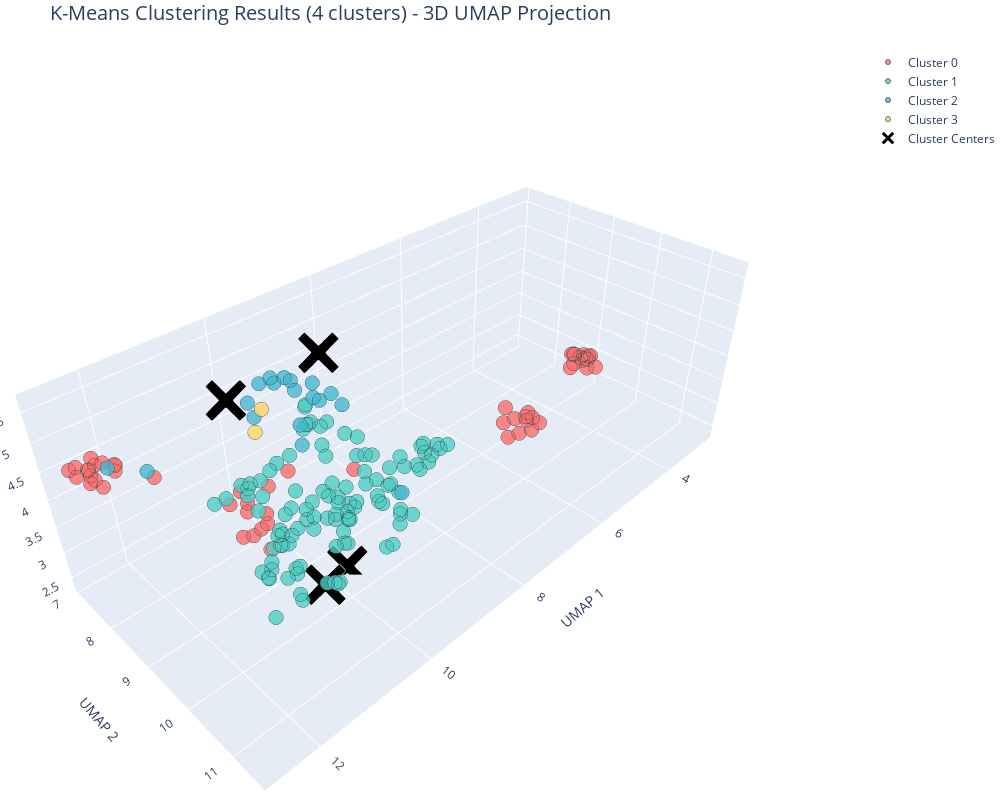

Notebook code for this chart:
### Code cell
def perform_kmeans_clustering_with_umap(X, n_clusters=4, n_neighbors=15, min_dist=0.1):
    """
    Perform K-Means clustering with UMAP 3D visualization.
    
    This function:
    1. Applies K-Means clustering to the feature space
    2. Reduces dimensionality to 3D using UMAP
    3. Creates interactive 3D visualization with Plotly
    4. Analyzes cluster statistics and quality
    """
    print(f"🔬 Performing K-Means clustering with {n_clusters} clusters...")
    
    # Apply K-Means clustering
    kmeans = KMeans(n_clusters=n_clusters, random_state=42, n_init=10)
    cluster_labels = kmeans.fit_predict(X)
    
    print("   ✅ K-Means clustering completed")
    
    # Calculate cluster statistics
    print("\n📊 Cluster Statistics:")
    unique_labels, counts = np.unique(cluster_labels, return_counts=True)
    for label, count in zip(unique_labels, counts):
        percentage = (count / len(cluster_labels)) * 100
        print(f"   Cluster {label}: {count} samples ({percentage:.1f}%)")
    
    # Apply UMAP for 3D visualization
    print(f"\n🎨 Applying UMAP for 3D visualization...")
    print(f"   Parameters: n_neighbors={n_neighbors}, min_dist={min_dist}")
    
    umap_3d = umap.UMAP(
        n_components=3,
        n_neighbors=n_neighbors,
        min_dist=min_dist,
        random_state=42,
        n_epochs=200
    )
    
    umap_features = umap_3d.fit_transform(X)
    print("   ✅ UMAP transformation completed")
    
    # Create interactive 3D scatter plot
    fig = go.Figure()
    
    # Define colors for clusters
    colors = ['#FF6B6B', '#4ECDC4', '#45B7D1', '#FED766', '#6C5CE7', '#A8E6CF', '#FD79A8', '#FDCB6E']
    
    # Add scatter plot for each cluster
    for i in range(n_clusters):
        cluster_mask = cluster_labels == i
        
        fig.add_trace(go.Scatter3d(
            x=umap_features[cluster_mask, 0],
            y=umap_features[cluster_mask, 1],
            z=umap_features[cluster_mask, 2],
            mode='markers',
            name=f'Cluster {i}',
            marker=dict(
                size=5,
                color=colors[i % len(colors)],
                opacity=0.8,
                line=dict(width=1, color='DarkSlateGrey')
            ),
            text=[f'Sample {idx}<br>Cluster {i}' for idx in np.where(cluster_mask)[0]],
            hovertemplate='%{text}<br>UMAP1: %{x:.2f}<br>UMAP2: %{y:.2f}<br>UMAP3: %{z:.2f}<extra></extra>'
        ))
    
    # Add cluster centers (projected to UMAP space)
    cluster_centers_umap = umap_3d.transform(kmeans.cluster_centers_)
    
    fig.add_trace(go.Scatter3d(
        x=cluster_centers_umap[:, 0],
        y=cluster_centers_umap[:, 1],
        z=cluster_centers_umap[:, 2],
        mode='markers',
        name='Cluster Centers',
        marker=dict(
            size=15,
            color='black',
            symbol='x',
            line=dict(width=3, color='white')
        ),
        text=[f'Center {i}' for i in range(n_clusters)],
        hovertemplate='%{text}<br>UMAP1: %{x:.2f}<br>UMAP2: %{y:.2f}<br>UMAP3: %{z:.2f}<extra></extra>'
    ))
    
    # Update layout
    fig.update_layout(
        title=dict(
            text=f'K-Means Clustering Results ({n_clusters} clusters) - 3D UMAP Projection',
            font=dict(size=20)
        ),
        scene=dict(
            xaxis_title='UMAP 1',
            yaxis_title='UMAP 2',
            zaxis_title='UMAP 3',
            camera=dict(
                eye=dict(x=1.5, y=1.5, z=1.5)
            )
        ),
        margin=dict(l=0, r=0, b=0, t=40),
        width=1000,
        height=800,
        showlegend=True,
        legend=dict(
            orientation="v",
            yanchor="top",
            y=0.99,
            xanchor="left",
            x=1.02
        )
    )
    
    # Show the plot
    fig.show()
    
    # Calculate silhouette score
    from sklearn.metrics import silhouette_score
    silhouette_avg = silhouette_score(X, cluster_labels)
    print(f"\n📈 Clustering Quality Metrics:")
    print(f"   Average Silhouette Score: {silhouette_avg:.3f}")
    print(f"   Inertia: {kmeans.inertia_:.2f}")
    
    # Return results
    results = {
        'cluster_labels': cluster_labels,
        'cluster_centers': kmeans.cluster_centers_,
        'umap_features': umap_features,
        'cluster_centers_umap': cluster_centers_umap,
        'silhouette_score': silhouette_avg,
        'inertia': kmeans.inertia_,
        'model': kmeans
    }
    
    return results

# Perform K-Means clustering with UMAP
print("\n=== K-MEANS CLUSTERING WITH UMAP ===")
kmeans_results = perform_kmeans_clustering_with_umap(X_preprocessed, n_clusters=4)

### Figure 1 — Plotly figure (JSON) as saved in the notebook; plotly's stock layout.template omitted (floating-point values rounded to 4 significant figures)
{"data": [{"hovertemplate": "%{text}<br>UMAP1: %{x:.2f}<br>UMAP2: %{y:.2f}<br>UMAP3: %{z:.2f}<extra></extra>", "marker": {"color": "#FF6B6B", "line": {"color": "DarkSlateGrey", "width": 1}, "opacity": 0.8, "size": 5}, "mode": "markers", "name": "Cluster 0", "text": ["Sample 1<br>Cluster 0", "Sample 7<br>Cluster 0", "Sample 12<br>Cluster 0", "Sample 14<br>Cluster 0", "Sample 16<br>Cluster 0", "Sample 21<br>Cluster 0", "Sample 22<br>Cluster 0", "Sample 23<br>Cluster 0", "Sample 31<br>Cluster 0", "Sample 37<br>Cluster 0", "Sample 40<br>Cluster 0", "Sample 42<br>Cluster 0", "Sample 43<br>Cluster 0", "Sample 45<br>Cluster 0", "Sample 52<br>Cluster 0", "Sample 54<br>Cluster 0", "Sample 55<br>Cluster 0", "Sample 58<br>Cluster 0", "Sample 59<br>Cluster 0", "Sample 66<br>Cluster 0", "Sample 67<br>Cluster 0", "Sample 72<br>Cluster 0", "Sample 73<br>Cluster 0", "Sample 74<br>Cluster 0", "Sample 75<br>Cluster 0", "Sample 77<br>Cluster 0", "Sample 89<br>Cluster 0", "Sample 95<br>Cluster 0", "Sample 96<br>Cluster 0", "Sample 99<br>Cluster 0", "Sample 100<br>Cluster 0", "Sample 103<br>Cluster 0", "Sample 104<br>Cluster 0", "Sample 105<br>Cluster 0", "Sample 106<br>Cluster 0", "Sample 107<br>Cluster 0", "Sample 109<br>Cluster 0", "Sample 111<br>Cluster 0", "Sample 112<br>Cluster 0", "Sample 118<br>Cluster 0", "Sample 127<br>Cluster 0", "Sample 132<br>Cluster 0", "Sample 133<br>Cluster 0", "Sample 135<br>Cluster 0", "Sample 140<br>Cluster 0", "Sample 142<br>Cluster 0", "Sample 148<br>Cluster 0", "Sample 152<br>Cluster 0", "Sample 153<br>Cluster 0", "Sample 162<br>Cluster 0", "Sample 165<br>Cluster 0", "Sample 170<br>Cluster 0", "Sample 173<br>Cluster 0", "Sample 176<br>Cluster 0"], "type": "scatter3d", "x": [5.984, 6.353, 3.011, 11.96, 10.52, 3.158, 10.58, 3.219, 11.9, 2.931, 3.001, 12.17, 10.75, 6.465, 3.173, 12.55, 12.41, 10.8, 12.13, 6.231, 12.22, 3.138, 10.39, 2.937, 10.35, 12.47, 3.541, 9.22, 3.291, 10.16, 6.176, 2.999, 6.238, 9.745, 10.22, 11.84, 10.78, 6.663, 6.791, 12.4, 3.051, 3.356, 6.48, 12.4, 12.51, 12.39, 3.025, 6.725, 6.438, 11.93, 10.36, 12.52, 12.57, 10.61], "y": [9.947, 10.47, 9.034, 7.293, 8.244, 8.798, 8.412, 8.867, 7.107, 8.874, 9.231, 7.079, 8.151, 10.05, 9.149, 7.421, 7.475, 8.486, 7.275, 10.24, 7.15, 9.065, 8.046, 9.046, 8.479, 8.011, 9.088, 9.249, 9.048, 8.333, 10.05, 8.916, 10.13, 8.29, 8.283, 8.191, 8.566, 10.32, 10.21, 7.393, 8.678, 8.89, 10.43, 7.477, 7.72, 7.57, 9.058, 10.04, 9.828, 7.159, 8.299, 7.261, 7.19, 8.901], "z": [3.603, 3.844, 2.96, 4.325, 3.157, 3.048, 2.811, 3.089, 4.203, 2.964, 2.865, 4.315, 3.378, 3.771, 2.885, 4.688, 4.592, 2.975, 4.45, 3.767, 4.513, 3.05, 3.126, 3.022, 2.954, 4.637, 3.118, 3.813, 3.131, 3.499, 3.666, 2.883, 3.662, 3.538, 2.96, 4.546, 3.895, 3.715, 3.645, 4.3, 2.942, 2.856, 3.741, 4.489, 4.784, 4.462, 3.046, 3.812, 3.863, 4.128, 2.738, 4.405, 4.513, 2.88]}, {"hovertemplate": "%{text}<br>UMAP1: %{x:.2f}<br>UMAP2: %{y:.2f}<br>UMAP3: %{z:.2f}<extra></extra>", "marker": {"color": "#4ECDC4", "line": {"color": "DarkSlateGrey", "width": 1}, "opacity": 0.8, "size": 5}, "mode": "markers", "name": "Cluster 1", "text": ["Sample 0<br>Cluster 1", "Sample 2<br>Cluster 1", "Sample 3<br>Cluster 1", "Sample 5<br>Cluster 1", "Sample 6<br>Cluster 1", "Sample 8<br>Cluster 1", "Sample 9<br>Cluster 1", "Sample 10<br>Cluster 1", "Sample 13<br>Cluster 1", "Sample 19<br>Cluster 1", "Sample 24<br>Cluster 1", "Sample 25<br>Cluster 1", "Sample 26<br>Cluster 1", "Sample 27<br>Cluster 1", "Sample 28<br>Cluster 1", "Sample 29<br>Cluster 1", "Sample 32<br>Cluster 1", "Sample 33<br>Cluster 1", "Sample 34<br>Cluster 1", "Sample 35<br>Cluster 1", "Sample 36<br>Cluster 1", "Sample 38<br>Cluster 1", "Sample 39<br>Cluster 1", "Sample 41<br>Cluster 1", "Sample 46<br>Cluster 1", "Sample 47<br>Cluster 1", "Sample 49<br>Cluster 1", "Sample 50<br>Cluster 1", "Sample 51<br>Cluster 1", "Sample 53<br>Cluster 1", "Sample 57<br>Cluster 1", "Sample 60<br>Cluster 1", "Sample 61<br>Cluster 1", "Sample 63<br>Cluster 1", "Sample 64<br>Cluster 1", "Sample 65<br>Cluster 1", "Sample 68<br>Cluster 1", "Sample 69<br>Cluster 1", "Sample 70<br>Cluster 1", "Sample 71<br>Cluster 1", "Sample 76<br>Cluster 1", "Sample 78<br>Cluster 1", "Sample 79<br>Cluster 1", "Sample 80<br>Cluster 1", "Sample 82<br>Cluster 1", "Sample 84<br>Cluster 1", "Sample 87<br>Cluster 1", "Sample 88<br>Cluster 1", "Sample 90<br>Cluster 1", "Sample 91<br>Cluster 1", "Sample 92<br>Cluster 1", "Sample 93<br>Cluster 1", "Sample 94<br>Cluster 1", "Sample 97<br>Cluster 1", "Sample 98<br>Cluster 1", "Sample 101<br>Cluster 1", "Sample 102<br>Cluster 1", "Sample 108<br>Cluster 1", "Sample 110<br>Cluster 1", "Sample 114<br>Cluster 1", "Sample 115<br>Cluster 1", "Sample 116<br>Cluster 1", "Sample 117<br>Cluster 1", "Sample 119<br>Cluster 1", "Sample 120<br>Cluster 1", "Sample 121<br>Cluster 1", "Sample 122<br>Cluster 1", "Sample 124<br>Cluster 1", "Sample 125<br>Cluster 1", "Sample 126<br>Cluster 1", "Sample 128<br>Cluster 1", "Sample 129<br>Cluster 1", "Sample 130<br>Cluster 1", "Sample 131<br>Cluster 1", "Sample 134<br>Cluster 1", "Sample 136<br>Cluster 1", "Sample 137<br>Cluster 1", "Sample 138<br>Cluster 1", "Sample 139<br>Cluster 1", "Sample 141<br>Cluster 1", "Sample 143<br>Cluster 1", "Sample 144<br>Cluster 1", "Sample 145<br>Cluster 1", "Sample 146<br>Cluster 1", "Sample 149<br>Cluster 1", "Sample 150<br>Cluster 1", "Sample 151<br>Cluster 1", "Sample 154<br>Cluster 1", "Sample 155<br>Cluster 1", "Sample 156<br>Cluster 1", "Sample 157<br>Cluster 1", "Sample 158<br>Cluster 1", "Sample 159<br>Cluster 1", "Sample 160<br>Cluster 1", "Sample 161<br>Cluster 1", "Sample 163<br>Cluster 1", "Sample 164<br>Cluster 1", "Sample 166<br>Cluster 1", "Sample 167<br>Cluster 1", "Sample 168<br>Cluster 1", "Sample 169<br>Cluster 1", "Sample 172<br>Cluster 1", "Sample 174<br>Cluster 1", "Sample 175<br>Cluster 1", "Sample 177<br>Cluster 1", "Sample 178<br>Cluster 1", "Sample 179<br>Cluster 1", "Sample 181<br>Cluster 1"], "type": "scatter3d", "x": [11.44, 11.35, 8.92, 9.774, 11.56, 9.253, 11.16, 9.03, 9.178, 9.446, 9.533, 8.69, 11.22, 10.84, 11.65, 9.598, 8.879, 9.646, 11.11, 10.07, 8.965, 11.64, 8.781, 11.7, 11.28, 8.924, 9.827, 11.07, 9.025, 8.264, 11.14, 11.03, 8.823, 10.1, 9.671, 10.12, 11.38, 9.691, 11.04, 11.84, 9.796, 9.288, 11.55, 9.177, 10.67, 8.598, 11.7, 10.72, 10.15, 9.389, 10.89, 11.38, 10.2, 10.04, 8.786, 11.46, 8.233, 9.178, 9.159, 10.19, 9.311, 9.462, 11.48, 10.23, 9.204, 9.531, 9.586, 10.49, 8.208, 10.2, 9.541, 11.32, 11.52, 10.86, 10.26, 9.806, 11.3, 9.207, 10.44, 9.323, 9.154, 10.91, 9.553, 8.152, 11.33, 8.902, 8.855, 9.112, 9.497, 10.26, 9.453, 10.47, 9.92, 11.7, 10.45, 10.09, 9.029, 11.58, 11.66, 9.859, 11.6, 10.59, 10.72, 11.84, 10.77, 10.71, 11.39, 11.81], "y": [10.49, 10.69, 9.415, 10.83, 10.05, 8.861, 10.97, 9.14, 8.453, 8.447, 9.1, 10.47, 10.4, 10.37, 10.84, 8.677, 10.38, 10.53, 10.6, 9.348, 10.34, 10.52, 10.61, 10.59, 10.95, 10.38, 10.9, 11.09, 9.651, 9.687, 11.04, 11.21, 9.559, 11.04, 9.316, 8.069, 10.66, 7.924, 11.28, 10.72, 8.856, 9.169, 10.27, 10.22, 10.85, 10.58, 9.777, 10.65, 8.693, 9.71, 11.16, 11.41, 7.811, 9.75, 9.25, 9.765, 9.848, 10.31, 9.451, 9.793, 8.706, 9.39, 10.83, 11.06, 8.178, 8.066, 10.45, 9.212, 9.732, 8.566, 10.84, 10.88, 10.92, 10.4, 9.14, 7.882, 11.37, 8.25, 8.991, 9.161, 9.411, 9.343, 9.235, 9.83, 10.11, 9.311, 8.888, 9.143, 9.395, 10.97, 9.334, 8.912, 10.99, 10.36, 8.307, 8.774, 10.05, 10.66, 10.41, 8.6, 10.95, 10.89, 10.56, 10.76, 10.51, 10.78, 11.52, 9.659], "z": [4.55, 4.277, 3.22, 4.619, 5.16, 3.061, 4.049, 4.26, 3.825, 4.349, 3.643, 4.647, 3.94, 4.822, 4.387, 4.853, 4.717, 4.519, 5.001, 5.442, 4.36, 4.43, 4.695, 4.391, 5.014, 4.691, 4.328, 4.69, 3.267, 3.523, 5.156, 4.794, 3.454, 4.048, 3.246, 3.432, 4.137, 3.46, 4.846, 4.44, 4.646, 4.474, 3.906, 4.556, 4.861, 4.651, 5.038, 4.63, 3.151, 3.897, 5.049, 4.531, 3.171, 5.351, 3.366, 5.102, 3.738, 4.431, 4.164, 5.375, 3.818, 3.378, 3.982, 4.098, 4.088, 3.606, 4.717, 3.113, 3.849, 2.786, 4.102, 5.142, 3.976, 4.597, 3.225, 3.35, 4.418, 4.177, 3.13, 3.48, 3.827, 4.342, 3.353, 3.819, 4.182, 3.945, 3.682, 3.054, 3.075, 4.842, 3.045, 3.066, 4.263, 4.187, 3.702, 3.292, 3.398, 4.762, 5.198, 3.39, 5.121, 4.9, 4.966, 3.786, 5.036, 4.502, 4.622, 4.939]}, {"hovertemplate": "%{text}<br>UMAP1: %{x:.2f}<br>UMAP2: %{y:.2f}<br>UMAP3: %{z:.2f}<extra></extra>", "marker": {"color": "#45B7D1", "line": {"color": "DarkSlateGrey", "width": 1}, "opacity": 0.8, "size": 5}, "mode": "markers", "name": "Cluster 2", "text": ["Sample 4<br>Cluster 2", "Sample 15<br>Cluster 2", "Sample 17<br>Cluster 2", "Sample 18<br>Cluster 2", "Sample 20<br>Cluster 2", "Sample 44<br>Cluster 2", "Sample 48<br>Cluster 2", "Sample 56<br>Cluster 2", "Sample 62<br>Cluster 2", "Sample 81<br>Cluster 2", "Sample 83<br>Cluster 2", "Sample 85<br>Cluster 2", "Sample 86<br>Cluster 2", "Sample 113<br>Cluster 2", "Sample 123<br>Cluster 2", "Sample 147<br>Cluster 2", "Sample 171<br>Cluster 2", "Sample 180<br>Cluster 2"], "type": "scatter3d", "x": [12.22, 9.663, 9.448, 9.874, 10.04, 9.928, 10.04, 9.56, 10.1, 9.464, 9.688, 9.335, 10.47, 9.363, 11.79, 10.29, 10.54, 10.08], "y": [7.646, 8.982, 9.119, 8.778, 9.143, 8.716, 8.623, 8.987, 8.63, 10.55, 9.025, 9.206, 8.683, 8.191, 7.894, 8.621, 8.68, 9.138], "z": [4.616, 5.192, 5.223, 5.477, 4.992, 5.522, 5.442, 5.098, 5.556, 4.275, 5.465, 5.018, 5.104, 3.783, 4.454, 5.542, 5.374, 5.578]}, {"hovertemplate": "%{text}<br>UMAP1: %{x:.2f}<br>UMAP2: %{y:.2f}<br>UMAP3: %{z:.2f}<extra></extra>", "marker": {"color": "#FED766", "line": {"color": "DarkSlateGrey", "width": 1}, "opacity": 0.8, "size": 5}, "mode": "markers", "name": "Cluster 3", "text": ["Sample 11<br>Cluster 3", "Sample 30<br>Cluster 3"], "type": "scatter3d", "x": [10.47, 10.3], "y": [8.659, 8.635], "z": [4.837, 5.136]}, {"hovertemplate": "%{text}<br>UMAP1: %{x:.2f}<br>UMAP2: %{y:.2f}<br>UMAP3: %{z:.2f}<extra></extra>", "marker": {"color": "black", "line": {"color": "white", "width": 3}, "size": 15, "symbol": "x"}, "mode": "markers", "name": "Cluster Centers", "text": ["Center 0", "Center 1", "Center 2", "Center 3"], "type": "scatter3d", "x": [9.693, 10.95, 9.333, 10.55], "y": [9.525, 10.62, 8.746, 8.134], "z": [2.334, 3.616, 5.68, 5.16]}], "layout": {"height": 800, "legend": {"orientation": "v", "x": 1.02, "xanchor": "left", "y": 0.99, "yanchor": "top"}, "margin": {"b": 0, "l": 0, "r": 0, "t": 40}, "scene": {"camera": {"eye": {"x": 1.5, "y": 1.5, "z": 1.5}}, "xaxis": {"title": {"text": "UMAP 1"}}, "yaxis": {"title": {"text": "UMAP 2"}}, "zaxis": {"title": {"text": "UMAP 3"}}}, "showlegend": true, "title": {"font": {"size": 20}, "text": "K-Means Clustering Results (4 clusters) - 3D UMAP Projection"}, "width": 1000}}
